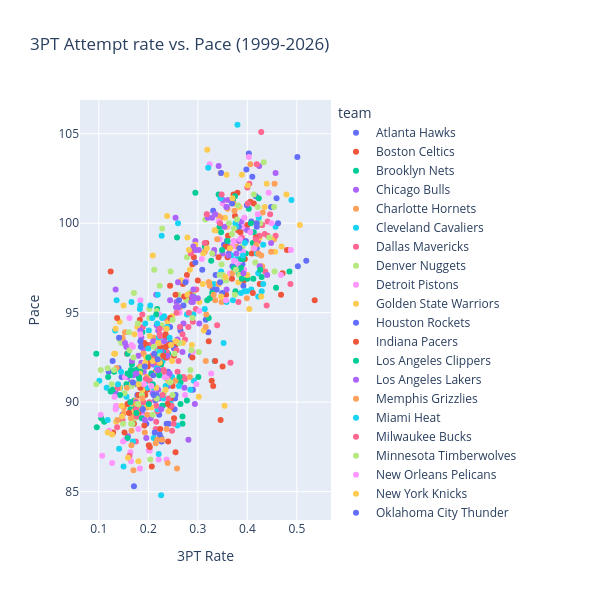

The cell this chart's notebook holds for it:
### Markdown cell above
#### Interactive scatter plot to highlight all teams

### Code cell
nba_modern = nba_modern.copy()
nba_modern['team_and_year'] = nba_modern['season'].astype(str) + ' ' + nba_modern['team']
pace_3p_fig = px.scatter(nba_modern, 
                 x="x3p_ar", 
                 y="pace", 
                 color="team",
                 hover_name="team_and_year",
                 title="3PT Attempt rate vs. Pace (1999-2026)")
pace_3p_fig.update_layout(autosize = False, width = 600, height = 600,xaxis_title="3PT Rate", yaxis_title="Pace",xaxis=dict(nticks=8,))

pace_3p_fig.show()
